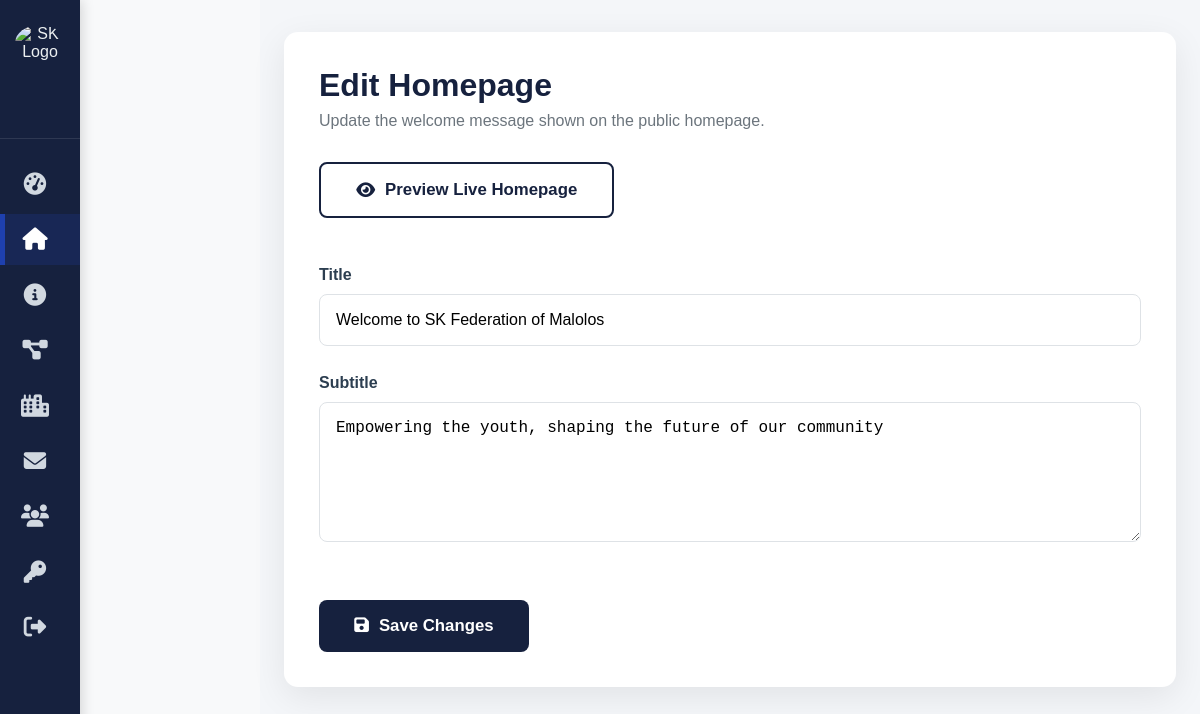
Page /admin/cms_home.php (signed in) on the committed database.
### tables this page shows
CREATE TABLE `site_home` (
  `id` int(11) NOT NULL,
  `hero_title` varchar(255) NOT NULL,
  `hero_subtitle` text NOT NULL,
  `hero_button_text` varchar(100) DEFAULT NULL,
  `hero_button_link` varchar(255) DEFAULT NULL,
  `updated_at` timestamp NULL DEFAULT current_timestamp() ON UPDATE current_timestamp()
);

### admin/cms_home.php (the view, shortened to what this page needs)
<?php
require_once '../connection.php';
$stmt = $pdo->query("SELECT * FROM site_home LIMIT 1");
$home = $stmt->fetch(PDO::FETCH_ASSOC) ?: ['hero_title' => '', 'hero_subtitle' => '', 'id' => 1];
?>
<!DOCTYPE html>
<html lang="en">
<head>
    <link rel="stylesheet" href="adminstyle.css">
    <link rel="stylesheet" href="https://cdnjs.cloudflare.com/ajax/libs/font-awesome/6.5.0/css/all.min.css">
</head>
<body>
<?php include 'sidebar.php'; ?>
<div class="main-content">
    <div class="container">
        <h1>Edit Homepage</h1>
        <p class="muted">Update the welcome message shown on the public homepage.</p>
        <div style="margin: 2rem 0 3rem;">
            <a href="../index.php" target="_blank" class="preview-btn">
                <i class="fas fa-eye"></i> Preview Live Homepage
            </a>
        </div>
        <form method="POST" class="admin-form">
            <div class="form-group">
                <label for="hero_title">Title</label>
                <input
                    type="text"
                    id="hero_title"
                    name="hero_title"
                    value="<?= htmlspecialchars($home['hero_title'] ?? '') ?>"
                    required
                    placeholder="e.g. Welcome to SK Federation of Malolos"
                >
            </div>
            <div class="form-group">
                <label for="hero_subtitle">Subtitle</label>
                <textarea
                    id="hero_subtitle"
                    name="hero_subtitle"
                    rows="5"
                    required
                    placeholder="e.g. Empowering the youth, shaping the future of our communities."
                ><?= htmlspecialchars($home['hero_subtitle'] ?? '') ?></textarea>
            </div>
            <button type="submit" class="btn-primary">
                <i class="fas fa-save"></i> Save Changes
            </button>
        </form>
    </div>
</div>
</body>
</html>

### admin/adminstyle.css (style rules this page uses)
* { box-sizing: border-box; margin: 0; padding: 0; }
body { font-family: 'Segoe UI', Tahoma, Geneva, Verdana, sans-serif; background: #f4f6f9; color: #2c3e50; min-height: 100vh; }
.main-content { margin-left: 80px; padding: 40px; transition: margin-left 0.4s ease; background: #f4f6f9; min-height: 100vh; }
.container { background: white; padding: 35px; border-radius: 14px; box-shadow: 0 10px 35px rgba(0,0,0,0.08); max-width: 1000px; margin: 0 auto; }
.admin-form label { font-weight: 600; margin: 20px 0 8px; display: block; color: #2c3e50; }
.admin-form input, .admin-form textarea, .admin-form select { width: 100%; padding: 14px 16px; border: 1px solid #d0d7de; border-radius: 8px; font-size: 1rem; transition: border-color 0.2s; }
.btn-primary { margin-top: 25px; padding: 14px 30px; background: #16213e; color: white; border: none; border-radius: 8px; font-weight: 600; cursor: pointer; transition: all 0.25s; }

### admin/cms_home.php (style rules this page uses)
:root { --navy: #16213e; --blue: #1e40af; --light: #f8f9fa; --gray: #6c757d; --border: #dee2e6; --danger: #dc3545; --success: #198754; }
body { background: var(--light); font-family: 'Poppins', sans-serif; color: #2d3748; margin: 0; }
.main-content { margin-left: 260px; padding: 2rem 1.5rem; min-height: 100vh; }
.container { max-width: 900px; margin: 0 auto; }
h1 { color: var(--navy); font-weight: 700; margin-bottom: 0.5rem; }
.muted { color: var(--gray); font-size: 1rem; margin-bottom: 2rem; }
.form-group { margin-bottom: 1.8rem; }
.form-group label { font-weight: 600; margin-bottom: 0.6rem; display: block; color: #2c3e50; }
.form-group input, .form-group textarea { width: 100%; padding: 1rem; border: 1px solid var(--border); border-radius: 8px; font-size: 1rem; transition: border-color 0.2s; }
.form-group textarea { min-height: 140px; resize: vertical; }
.btn-primary, .preview-btn { display: inline-flex; align-items: center; gap: 10px; padding: 1rem 2.2rem; font-size: 1.05rem; font-weight: 600; border-radius: 8px; cursor: pointer; transition: all 0.25s; text-decoration: none; }
.btn-primary { background: var(--navy); color: white; border: none; }
.preview-btn { background: white; color: var(--navy); border: 2px solid var(--navy); }

### rows in the picture
site_home: hero_title "Welcome to SK Federation of Malolos", hero_subtitle "Empowering the youth, shaping the future of our community"
